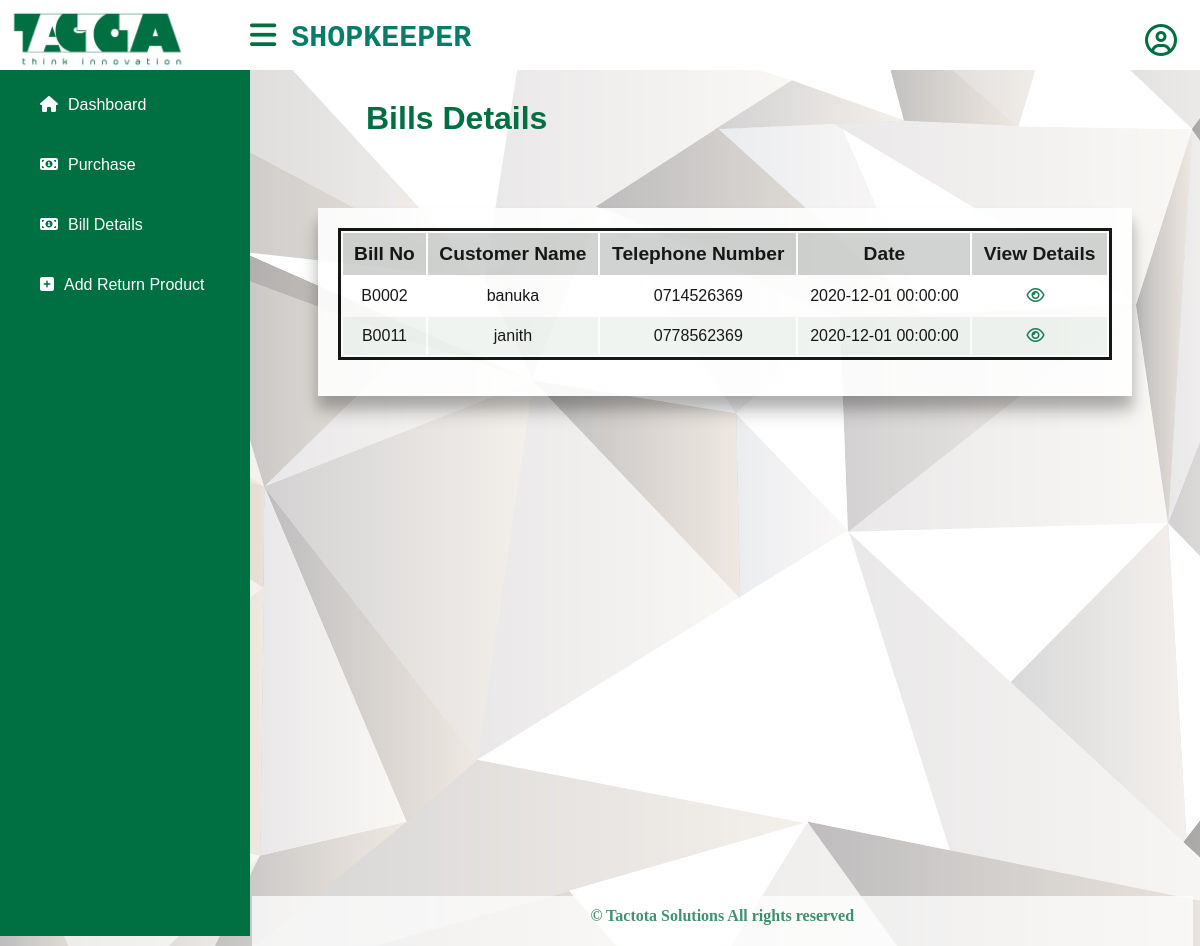
The app's page /views/purchased_bills_details.php, older data.
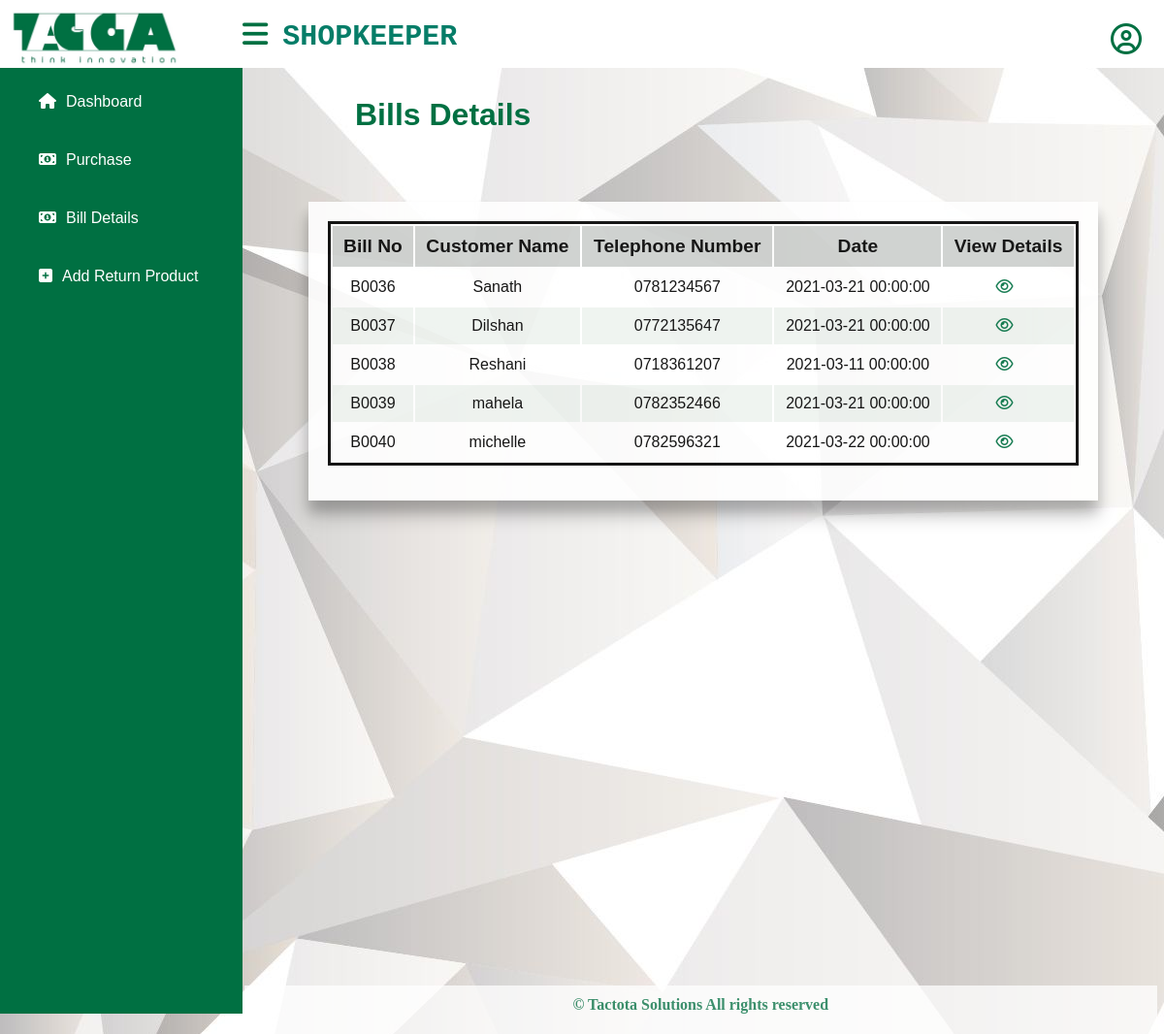
The same page, newer data.
### tables this page shows
CREATE TABLE `bill` (
  `bill_no` varchar(30) NOT NULL,
  `date_time` datetime NOT NULL,
  `amount` float NOT NULL,
  `payment_method` varchar(30) NOT NULL,
  `emp_id` varchar(30) NOT NULL
);

### model/database.php (called while the page is built, shortened)
<?php
class database
{
    private static $_instance;
    private $_connection;
    public static function getInstance() {
        if(!isset(self::$_instance)) {
            self::$_instance = new self();
        }
        return self::$_instance;
    }
    private function __construct() {
        $this->_connection = new mysqli(host, username, password, dbname);
    }
    public function getConnection() {
        return $this->_connection;
    }
}

### controller/sales.php (called while the page is built, shortened)
<?php
require_once("../model/sales_model.php");
class sales
{
    public function __construct()
    {
        $this->sale = new sales_model();
    }
    public function display_customers_details(){
        return $this->sale->view_customers();
    }
}

### model/sales_model.php (called while the page is built, shortened)
<?php
require_once("database.php");
class sales_model
{
    public function __construct() {
        $this->mysqli = database::getInstance()->getConnection();
    }
    public function view_customers(){
        $query = $this->mysqli->query("SELECT  DISTINCT bill.bill_no,customer.cust_name,cust_telephone.telephone_no,bill.date_time from bill INNER JOIN purchase ON bill.bill_no=purchase.bill_no INNER JOIN customer ON purchase.cust_id=customer.cust_id INNER JOIN cust_telephone ON customer.cust_id=cust_telephone.cust_id");
        while ($row = $query->fetch_assoc()) {
            $result[] = $row;
        }
      return $result;
    }
}

### model/authenitication_model.php (called while the page is built, shortened)
<?php
   require_once("database.php");
class authenitication_model{
    public function get_username($id){
        $result = "";
            return $result;
    }
}

### views/purchased_bills_details.php (the view)
<?php
   include 'shopkeeper_sidebar.php';
   require '../controller/sales.php';
   $data=new sales();
   $sql=$data->display_customers_details();
?>
<head>
<link rel="stylesheet" href="../public/css/update.css">
</head>
<div class="content" style="width:auto;">
    <h1 id="tbl-heading">Bills Details</h1><br/>
    <div class="view-tbl">
       <table>
            <thead>
                <tr>
                    <th>Bill No</th>
                    <th>Customer Name</th>
                    <th>Telephone Number</th>
                    <th>Date</th>
                    <th>View Details</th>
                </tr>
            </thead>
            <tbody>
            <?php
            foreach ($sql as $k => $v)
            {
                ?>
                <tr>
                    <td><?php echo $sql[$k]["bill_no"] ?></td>
		            <td><?php echo $sql[$k]["cust_name"] ?></td>
                    <td><?php echo $sql[$k]["telephone_no"] ?></td>
                    <td><?php echo $sql[$k]["date_time"] ?></td>
                    <td><a href="../controller/sales.php?action=view_bill&id=<?php  echo $sql[$k]["bill_no"]?>" class="view" title="view"><i class="fa fa-eye" aria-hidden="true" id="tbl-icon">&nbsp&nbsp</i></a></td>
                </tr>
                <?php
            } ?>
            </tbody>
       </table>
    </div>
    <div class="footer"  style="margin-top:500px;">
		<p>© Tactota Solutions All rights reserved </p>
    </div>
</div>

### views/shopkeeper_sidebar.php (shortened to what this page needs)
<!DOCTYPE html>
<html lang="en" dir="ltr">
<head>
    <link rel="stylesheet" href="../public/css/style1.css">
    <link rel="stylesheet" href="../public/css/view_user.css">
    <link rel="stylesheet" href="../public/css/shopkeeper.css">
    <link rel="stylesheet" href="https://cdnjs.cloudflare.com/ajax/libs/font-awesome/5.12.1/css/all.min.css">
</head>
<body>
<header>
    <div class="left_area">
        <table width=100% style="margin:0px;">
            <tr>
                <td>
                    <img src="../public/images/logo-s.jpeg" alt="Logo">
                </td>
                <td>
                    <label for="check"><i class="fas fa-bars" id="sidebar_btn">&nbsp&nbsp<span style="font-family: 'Courier New', monospace;">SHOPKEEPER</span></i></label>
                </td>
                <td style="width:15%;">
                    <div class="profile-wrapper">
                        <button class="dropbtn">
                            <i class="far fa-user-circle fa-2x"></i></a>
                        </button>
                    </div>
                </td>
            </tr>
        </table>
    </div>
</header>
<div class="sidebar">
    <a href="shopkeeper_dashbord.php"><i class="fas fa-home"></i></i><span>Dashboard</span></a>
    <a href="purchase.php"><i class="fas fa-money-bill-alt"></i>Purchase</span></a>
    <a href="purchased_bills_details.php"><i class="fa fa-money" aria-hidden="true"></i><span>Bill Details</span></a>
    <a href="shopkeeper_return_items.php"><i class="fa fa-plus-square" aria-hidden="true"></i>Add Return Product</span></a>
</div>

### public/css/style1.css (style rules this page uses)
body { margin: 0; padding: 0; font-family: "Roboto", sans-serif; background-image: url(../images/12.jpg); }
a { text-decoration:none; }
header { z-index: 1; position: fixed; background: white; width: calc(100% - 0%); top: 0; height: 70px; }
.left_area { margin: 0px; }
.left_area img { width:auto; height:70px; }
.left_area span { color: #067D68; }
.profile-wrapper { overflow: hidden; min-width:150px; max-width: 250px; text-align: right; float:right; margin-right: 10px; }
.profile-wrapper .dropbtn { border: none; outline: none; color:#007042; background-color: inherit; font-family: inherit; margin-right: 0; display: inline-block; }
.sidebar { z-index: 1; top: 0; background: #007042; margin-top: 70px; padding-top: 5px; position: fixed; left: 0; width: 250px; height: calc(100% - 9%); transition: 0.5s; transition-property: left; overflow-y: auto; }
.sidebar a { color: #fff; font-family: 'Trebuchet MS', 'Lucida Sans Unicode', 'Lucida Grande', 'Lucida Sans', Arial, sans-serif; font-size: 16px; display: block; width: 100%; line-height: 60px; text-decoration: none; padding-left: 40px; box-sizing: border-box; transition: 0.5s; transition-property: background; }
.sidebar i { padding-right: 10px; }
label #sidebar_btn { z-index: 1; color: #007042; position: fixed; cursor: pointer; left: 250px; margin-top: -20px; font-size: 30px; transition: 0.5s; transition-property: color; }
.content { width: calc(100% ); margin-top: 60px; padding: 20px; margin-left: 250px; background-position: center; background-size: cover; height: 100vh; transition: 0.5s; }
button { background-color: #007042; padding: 5px 10px; text-align: center; text-decoration: none; display: inline-block; font-size: 16px; color: #fff; }

### public/css/view_user.css (style rules this page uses)
body { background-color:rgb(238, 238, 238); }
#tbl-heading { margin-left:3em; font-family: 'Trebuchet MS', 'Lucida Sans Unicode', 'Lucida Grande', 'Lucida Sans', Arial, sans-serif; text-align: left; color: #007042; font-weight: bold; margin-top: 20px; margin-bottom: 20px; font-size: 2em; }
.view-tbl table { border: 3px solid #000; width: 100%; margin-bottom: 1rem; }
.view-tbl tbody tr:nth-child(odd) { background-color: #fff; }
.view-tbl tbody tr:nth-child(even) { background-color: #eef3ef; }
.view-tbl th { font-size: 1.2em; padding:10px; background-color:#cccfcd; font-family: 'Trebuchet MS', 'Lucida Sans Unicode', 'Lucida Grande', 'Lucida Sans', Arial, sans-serif; }
.view-tbl td { font-size: 1em; padding: 10px; text-align: center; outline: none; font-family: 'Trebuchet MS', 'Lucida Sans Unicode', 'Lucida Grande', 'Lucida Sans', Arial, sans-serif; }
.view-tbl { box-shadow: 0 12px 12px 0 rgba(0, 0, 0, 0.2), 0 16px 20px 0 rgba(0, 0, 0, 0.19); display: flex; margin: 2em auto; background:#ffffff; background-size: cover; border:none; width:85%; padding: 20px; align-items: center; text-align: center; opacity: 90%; }
#tbl-icon { color:#007042; }
.footer { opacity: 0.75; text-align: center; color:#007042; font-weight: bolder; width:103.4%; background:white; height:50px; margin-left: -2%; margin-top:280px ; font-family: 'Times New Roman', Times, serif; }

### public/css/shopkeeper.css (style rules this page uses)
* { box-sizing: content-box; }
p { padding-top: 1.2%; }

Row changes from the older to the newer data that the page shows:
removed bill: bill_no "B0002", cust_name "banuka", telephone_no "0714526369", date_time "2020-12-01 00:00:00"
removed bill: bill_no "B0011", cust_name "janith", telephone_no "0778562369", date_time "2020-12-01 00:00:00"
added bill: bill_no "B0036", cust_name "Sanath", telephone_no "0781234567", date_time "2021-03-21 00:00:00"
added bill: bill_no "B0037", cust_name "Dilshan", telephone_no "0772135647", date_time "2021-03-21 00:00:00"
added bill: bill_no "B0038", cust_name "Reshani", telephone_no "0718361207", date_time "2021-03-11 00:00:00"
added bill: bill_no "B0039", cust_name "mahela", telephone_no "0782352466", date_time "2021-03-21 00:00:00"
added bill: bill_no "B0040", cust_name "michelle", telephone_no "0782596321", date_time "2021-03-22 00:00:00"
